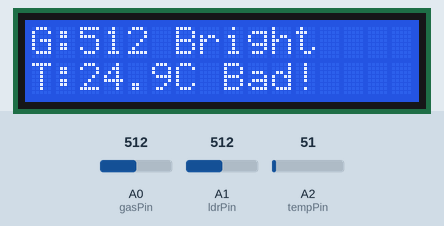
Simulated run of this sketch. Board: Arduino Leonardo, built with avr-gcc and run on an emulated ATmega32U4. On the bench: 16×2 character LCD. The inputs (shaded band) are chosen by the test bench; at power-on: A0 (gasPin) = 512, A1 (ldrPin) = 512, A2 (tempPin) = 51. What the sketch prints to the serial monitor is not drawn.

Above: at 3.2 s.
3.3 s: A0 (gasPin) set to 410
At 4.9 s:
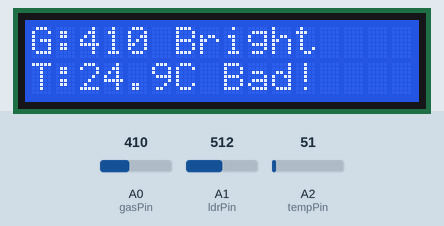
5.4 s: A0 (gasPin) set to 383
At 7.0 s:
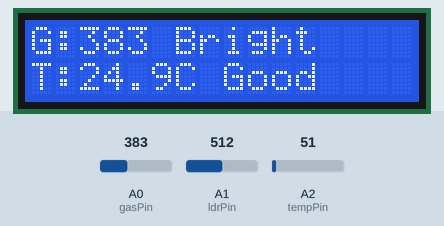
8.2 s: A1 (ldrPin) set to 312
10.3 s: A1 (ldrPin) set to 283
At 12.5 s:
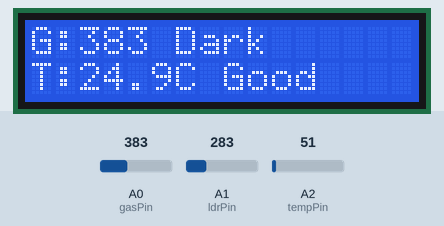
12.8 s: A0 (gasPin) set to 511
At 13.6 s:
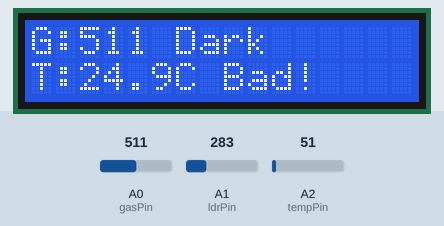
14.9 s: A2 (tempPin) set to 61
At 16.8 s:
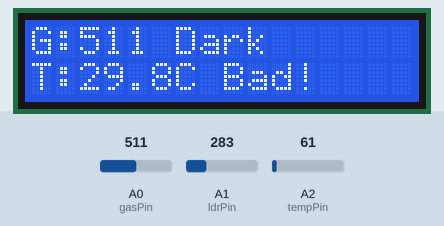
Timing chart, 0 to 18.3 s (numbered marks = the images above; inputs shaded):
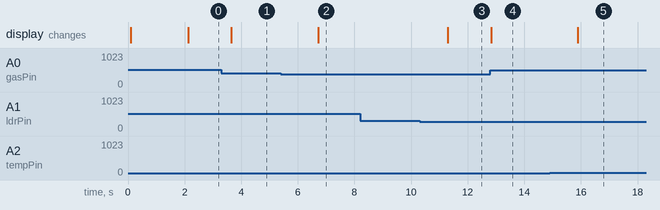

The sketch:

code.ino
```cpp
#include <Adafruit_LiquidCrystal.h>

// LCD (I2C address = 0)
Adafruit_LiquidCrystal lcd_1(0);

// Sensor pins
const int gasPin = A0;   // MQ gas sensor
const int ldrPin = A1;   // Photoresistor
const int tempPin = A2;  // LM35 temperature sensor

const int gasThreshold = 400;   // arbitrary ppm value
const int lightThreshold = 300; // arbitrary brightness

void setup() {
  // LCD setup
  lcd_1.begin(16, 2);
  lcd_1.setBacklight(1);

  // Serial setup
  Serial.begin(9600);
  while (!Serial) { } // wait for serial (for boards like Leonardo)

  lcd_1.print("CarbonX Monitor");
  Serial.println("CarbonX Monitor");
  delay(2000);
  lcd_1.clear();
}

void loop() {
  // === Read Gas Sensor ===
  int gasValue = analogRead(gasPin);

  // === Read Light ===
  int lightValue = analogRead(ldrPin);

  // === Read Temp (LM35) ===
  int tempRaw = analogRead(tempPin);
  float voltage = tempRaw * (5.0 / 1023.0);
  float temperatureC = voltage * 100.0;

  // === Interpret Air Quality ===
  String airQuality;
  if (gasValue < gasThreshold) {
    airQuality = "Good ";
  } else {
    airQuality = "Bad! ";
  }

  // === Interpret Light ===
  String lightStatus;
  if (lightValue < lightThreshold) {
    lightStatus = "Dark";
  } else {
    lightStatus = "Bright";
  }

  // === Display on LCD ===
  lcd_1.clear();
  lcd_1.setCursor(0,0);
  lcd_1.print("G:");
  lcd_1.print(gasValue);
  lcd_1.print(" ");
  lcd_1.print(lightStatus);

  lcd_1.setCursor(0,1);
  lcd_1.print("T:");
  lcd_1.print(temperatureC,1);
  lcd_1.print("C ");
  lcd_1.print(airQuality);

  // === Print to Serial Monitor ===
  Serial.print("Gas: ");
  Serial.print(gasValue);
  Serial.print(" | Light: ");
  Serial.print(lightValue);
  Serial.print(" (");
  Serial.print(lightStatus);
  Serial.print(") | Temp: ");
  Serial.print(temperatureC,1);
  Serial.print(" C | Air Quality: ");
  Serial.println(airQuality);

  delay(1500);
}
```

Measured:
- the behaviour switches between 400 and 399 on A0 (gasPin) (found by bisection; images 1 and 2)
- the behaviour switches between 300 and 299 on A1 (ldrPin) (found by bisection; images 2 and 3)
- after the input at 3.3 s, the display: changes after 0.35 s (image 1)
- after the input at 5.4 s, the display: changes after 1.3 s (image 2)
- after the input at 8.2 s, every drawn part: stays the same
- after the input at 10.3 s, the display: changes after 1.0 s (image 3)
- after the input at 12.8 s, the display: changes at once (image 4)
- after the input at 14.9 s, the display: changes after 0.99 s (image 5)
